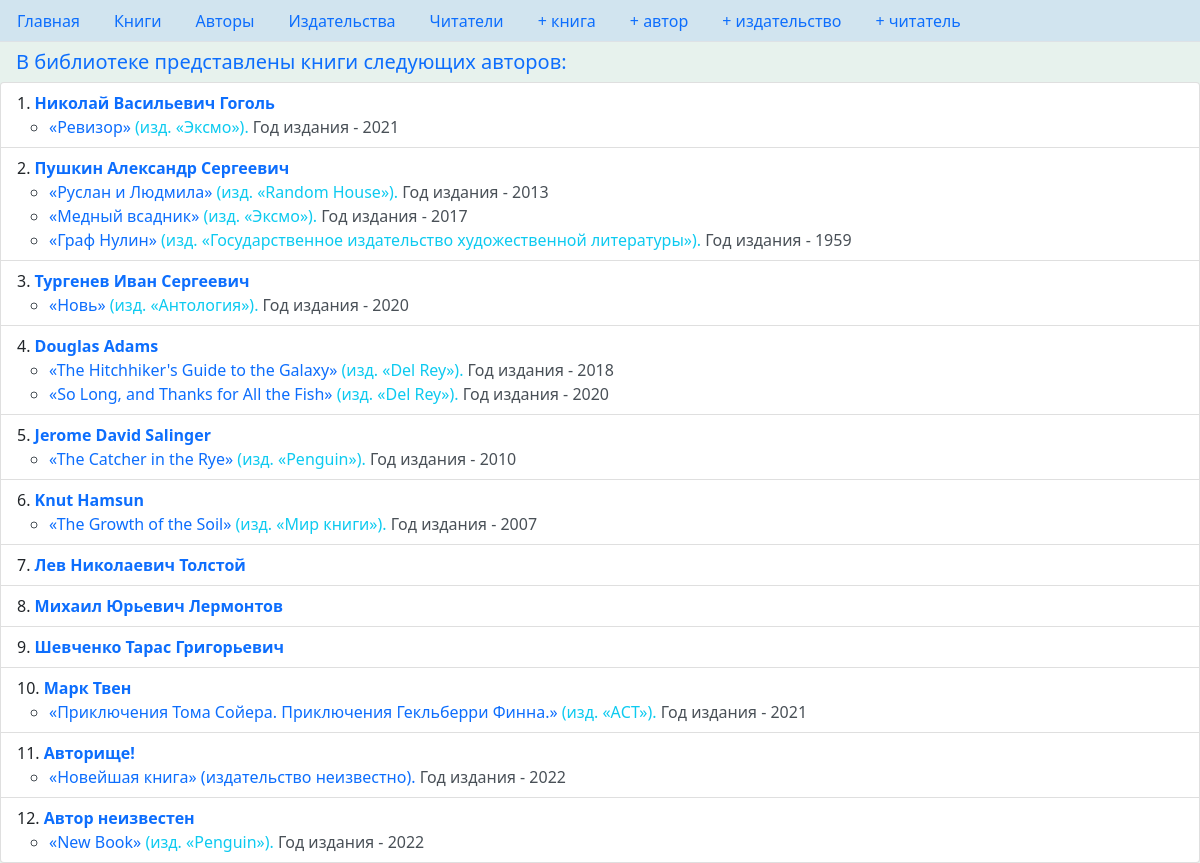
Screenshot of /authors/ with the database file from the repository.
### p_library/models.py (models this page shows, shortened)
class Author(models.Model):
    class Meta:
        verbose_name = _("объект Автор")
        verbose_name_plural = _("Авторы")
    full_name = models.TextField(
        verbose_name=_("Имя автора"),
        default=_("Неизвестен"),
    )
    birth_year = models.PositiveSmallIntegerField(
        verbose_name=_("Год рождения"),
        blank=True,
        null=True,
    )
    country = models.CharField(
        verbose_name=_("Страна"),
        max_length=2,
        blank=True,
        null=True,
    )
    def get_absolute_url(self):
        return reverse_lazy('p_library:view_author', kwargs={'pk': self.pk})

class Book(models.Model):
    class Meta:
        verbose_name = _("объект Книга")
        verbose_name_plural = _("Книги")
    ISBN = models.CharField(
        max_length=13,
        verbose_name=_("Международный стандартный "
                       "книжный номер"),
    )
    title = models.TextField(
        verbose_name=_("Название"),
    )
    description = models.TextField(
        verbose_name=_("Аннотация"),
        blank=True,
    )
    year_release = models.PositiveSmallIntegerField(
        verbose_name=_("Год выхода в свет"),
        blank=True,
    )
    copy_count = models.PositiveSmallIntegerField(
        verbose_name=_("Число копий"),
        default=1,
    )
    price = models.DecimalField(
        max_digits=12,
        decimal_places=2,
        verbose_name=_("Цена"),
    )
    author = models.ForeignKey(
        "p_library.Author",
        verbose_name=_("Автор"),
        on_delete=models.CASCADE,
        null=True,
        blank=True,
        related_name="book_author",
    )
    publisher = models.ForeignKey(
        "p_library.Publisher",
        verbose_name=_("Издательство"),
        on_delete=models.CASCADE,
        null=True,
        blank=True,
        related_name="books",
    )
    year_publishing = models.PositiveIntegerField(
        verbose_name=_("Год издания"),
        blank=True,
    )
    readers = models.ManyToManyField(
        "p_library.Reader",
        through='BookReader',
        symmetrical=False,
        verbose_name=_("Сейчас читают"),
        related_name="reading_books",
        blank=True,
    )
    def get_absolute_url(self):
        return reverse_lazy('p_library:view_book', kwargs={'pk': self.pk})

class Publisher(models.Model):
    class Meta:
        verbose_name = _("Издательство")
        verbose_name_plural = _("Издательства")
    name = models.TextField(
        verbose_name=_("Издательство"),
        default=_("Неизвестно"),
    )
    country = models.CharField(
        max_length=2,
        verbose_name=_("Страна"),
    )
    city = models.CharField(
        max_length=25, default="unknown",
        verbose_name=_("Город"),
    )
    def get_absolute_url(self):
        return reverse_lazy('p_library:view_publisher', kwargs={'pk': self.pk})
    def __str__(self):
        return Template('$name').substitute(name=self.name)

### p_library/views.py (the view)
# urls.py: path('authors/', views.AuthorsList.as_view(), name='authors', ),
class AuthorsList(ListView):
    model = Author
    template_name = 'p_library/authors_list.html'
    context_object_name = 'authors'
    extra_context = {'title': 'Авторы'}
    def get_queryset(self):
        return Author.objects.prefetch_related('book_author', 'book_author__publisher')

### p_library/templatetags/p_library_get_objects.py (called while the page is built)
@register.simple_tag()
def get_books_None_author():
    return Book.objects.filter(author=None)

### p_library/templates/p_library/authors_list.html (shortened to what this page needs)
{% extends 'base.html' %}
{% block main %}
<h5 class="mx-3">В библиотеке представлены книги следующих авторов:</h5>
<ul class="list-group list-group-numbered">
{% for author in authors %}
    <li class="list-group-item list-group-item-action">
        <a class="fw-bold text-decoration-none" href="{{ author.get_absolute_url }}">{{ author.full_name }}</a>
        <ul>
        {% for book in author.book_author.all %}
            <li class="list-group-item-action">
                <a class="text-decoration-none" href="{{ book.get_absolute_url }}">&#171;{{ book.title }}&#187;
                {% if book.publisher %}
                    <a class="text-decoration-none link-info" href="{{ book.publisher.get_absolute_url }}">(изд. &#171;{{ book.publisher }}&#187;). </a>
                {% else %}
                    (издательство неизвестно).
                {% endif %}
                </a>
                Год издания - {{ book.year_publishing }}
            </li>
        {% endfor %}
        </ul>
    </li>
{% endfor %}
{% load p_library_get_objects %}
{% get_books_None_author as books %}
{% if books %}
    <li class="list-group-item list-group-item-action">
        <a class="fw-bold text-decoration-none" href="">Автор неизвестен</a>
        <ul>
        {% for book in books %}
            <li class="list-group-item-action">
                <a class="text-decoration-none" href="{{ book.get_absolute_url }}">&#171;{{ book.title }}&#187; </a>
                {% if book.publisher %}
                    <a class="text-decoration-none link-info" href="{{ book.publisher.get_absolute_url }}">(изд. &#171;{{ book.publisher }}&#187;). </a>
                {% else %}
                    (издательство неизвестно).
                {% endif %}
                Год издания - {{ book.year_publishing }}
            </li>
        {% endfor %}
        </ul>
    </li>
{% endif %}
</ul>
{% endblock %}

### templates/base.html (shortened to what this page needs)
<!DOCTYPE html>
<html lang="ru">
    <head>
        <link href="https://cdn.jsdelivr.net/npm/bootstrap@5.1.3/dist/css/bootstrap.min.css" rel="stylesheet">
        <nav class="nav nav-tabs bg-primary bg-opacity-10">
            <a class="nav-link" href="{% url 'p_library:home' %}" tabindex="-1">Главная</a>
            <a class="nav-link" href="{% url 'p_library:books' %}">Книги</a>
            <a class="nav-link" href="{% url 'p_library:authors' %}">Авторы</a>
            <a class="nav-link" href="{% url 'p_library:publishers' %}">Издательства</a>
            <a class="nav-link" href="{% url 'p_library:readers' %}">Читатели</a>
            <a class="nav-link" href="{% url 'p_library:book_create' %}">&#43; книга</a>
            <a class="nav-link" href="{% url 'p_library:author_create' %}">&#43; автор</a>
            <a class="nav-link" href="{% url 'p_library:publisher_create' %}">&#43; издательство</a>
            <a class="nav-link" href="{% url 'p_library:reader_create' %}">&#43; читатель</a>
        </nav>
    </head>
    <body class="text-primary bg-success bg-opacity-10">
        {% block main %}
        {% endblock %}
    </body>
</html>

### rows the page displays
Author: full_name "Николай Васильевич Гоголь"
Book: title "Ревизор", publisher "Эксмо", year_publishing "2021"
Author: full_name "Пушкин Александр Сергеевич"
Book: title "Руслан и Людмила", publisher "Random House", year_publishing "2013"
Book: title "Медный всадник", publisher "Эксмо", year_publishing "2017"
Book: title "Граф Нулин", publisher "Государственное издательство художественной литературы", year_publishing "1959"
Author: full_name "Тургенев Иван Сергеевич"
Book: title "Новь", publisher "Антология", year_publishing "2020"
Author: full_name "Douglas Adams"
Book: title "The Hitchhiker's Guide to the Galaxy", publisher "Del Rey", year_publishing "2018"
Book: title "So Long, and Thanks for All the Fish", publisher "Del Rey", year_publishing "2020"
Author: full_name "Jerome David Salinger"
Book: title "The Catcher in the Rye", publisher "Penguin", year_publishing "2010"
Author: full_name "Knut Hamsun"
Book: title "The Growth of the Soil", publisher "Мир книги", year_publishing "2007"
Author: full_name "Лев Николаевич Толстой"
Author: full_name "Михаил Юрьевич Лермонтов"
Author: full_name "Шевченко Тарас Григорьевич"
Author: full_name "Марк Твен"
Book: title "Приключения Тома Сойера. Приключения Гекльберри Финна.", publisher "АСТ", year_publishing "2021"
Author: full_name "Авторище!"
Book: title "Новейшая книга", shows "(издательство неизвестно).", year_publishing "2022"
Book: title "New Book", publisher "Penguin", year_publishing "2022"
